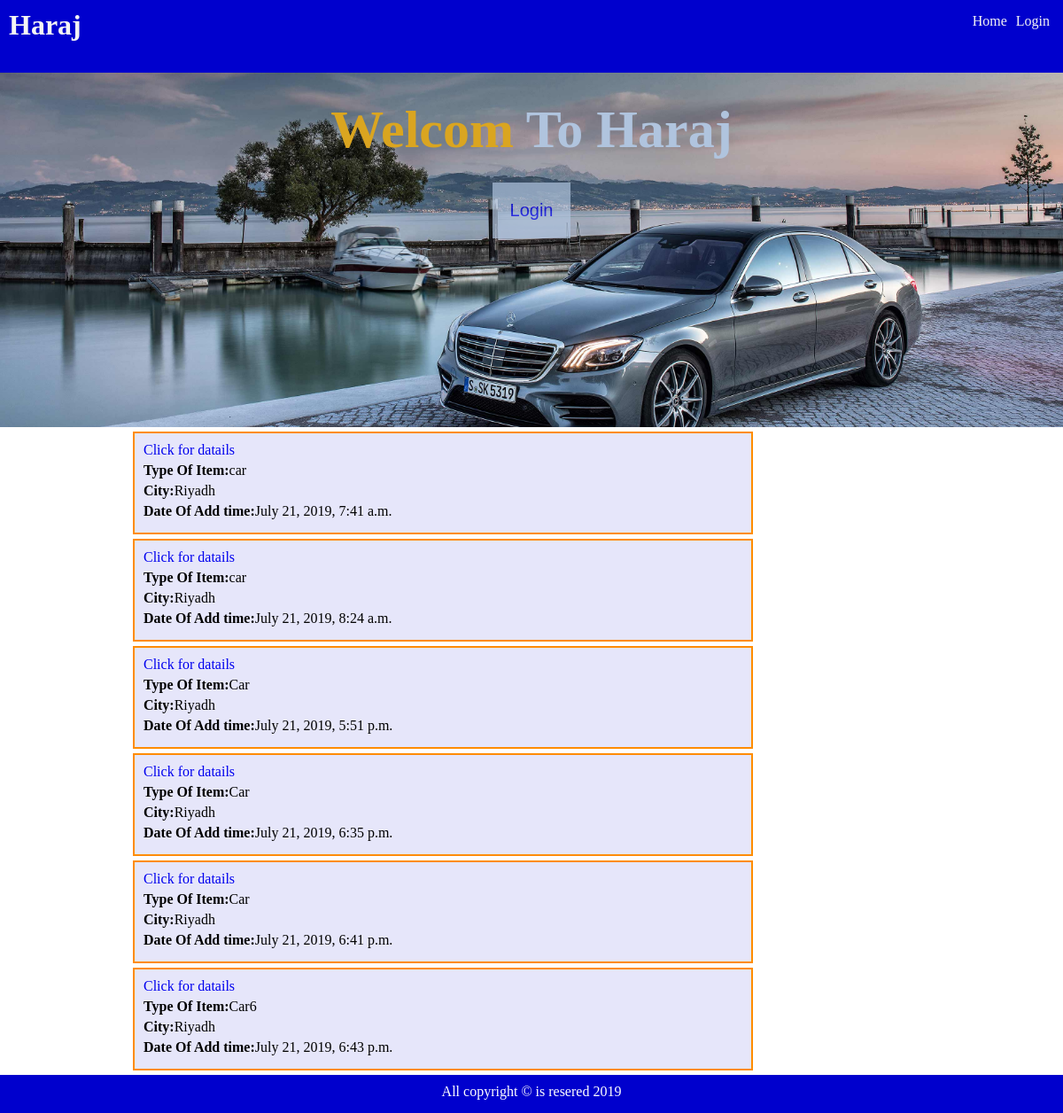
/home/, run on the app's committed database.
### Haraj_app/models.py (models this page shows, shortened)
class Item(models.Model):
    typ= models.CharField(max_length=30)
    phonenum=models.CharField(max_length=10)
    price=models.CharField(max_length=7)
    x={
        ('R','Riyadh'),
        ('J','Jeddah'),
        ('D','Dammam')
    }
    city=models.CharField(max_length=1,choices=x)
    Manufacturer=models.CharField(max_length=30)
    start_on=models.DateTimeField(default=timezone.now)
    picture =models.ImageField(upload_to='items')

### Haraj_app/views.py (the view)
# urls.py: 2. Add a URL to urlpatterns:  path('', views.home, name='home')
def home(request):
    Items= Item.objects.all()
    data ={
        'Items' : Items
    }
    return render(request, 'home.html' ,data)

### templates/home.html (shortened to what this page needs)
{% extends 'base.html' %}
{% load static %}
{% block body %}
<link rel="stylesheet" href="{% static 'all.css'%}">
<div id="homepag">
    <div class="homepage-content">
     <h1 class="wel"><span class="text-primary">Welcom</span> To Haraj</h1>
        <button class="btn"><a class="lin" href="{% url 'login' %}">Login</a></button>
</div>
    </div>
                <div id="home">
                        {% for i in Items %}
                      <div class="box">
                         <p> <a class="lin" href="{% url 'detail' i.id %}">Click for datails</a></p>
                        <p><strong>Type Of Item:</strong>{{i.typ}}</p>
                        <p><strong>City:</strong>{{i.city}} </p>
                        <p><strong> Date Of Add time:</strong>{{i.start_on}}</p>
                         </div>
                         {% endfor %}
                </div>
                           {% endblock %}

### templates/base.html (shortened to what this page needs)
<!DOCTYPE html>
{% load static %}
<html lang="en">
<head>
    <link rel="stylesheet" href="{% static 'style.css'%}">
</head>
<body>
    <div class="navbar">
        <h1>Haraj</h1>
        <ul>
            <li><a href="{% url 'home' %}">Home</a></li>
            {% if user.is_authenticated %}
                <li>{{user.username}}</li>
                <li><a href="{% url  'loguot' %}"> Loguot</a></li>
                <li><a href="{% url 'add' %}">Add</a></li>
            {% else %}
            <li><a href="{% url 'login' %}">Login</a></li>
            {%endif %}
        </ul>
    </div>
        {% block body %}
        {% endblock %}
        <div class="footer">
            <p> All copyright &copy; is resered 2019</p>
        </div>
</body>
</html>

### static/style.css (style rules this page uses)
* { padding: 0; margin: 0; box-sizing: border-box; }
h1,h2,h3,p { margin-bottom: 5px; }
h1 { color:#FF8C00; }
.box { width: 700px; background-color: #E6E6FA; padding: 10px; border: 2px solid #FF8C00; margin: 5px 0; align-items: center; margin-left: 150px; }
.footer { background-color: #0000CD; padding: 10px; color: white; text-align: center; }
.navbar { background-color: #0000CD; padding: 10px; overflow: hidden; }
.navbar h1 { float: left; color: #f4f4f4; }
.navbar ul { float: right; list-style-type: none; }
.navbar ul li { float: left; padding: 5px; }
.navbar ul li a { color: #f4f4f4; text-decoration: none; }

### static/all.css (style rules this page uses)
.text-primary { color:#DAA520; }
h1 { padding-bottom: 20px; }
.btn { background-color: #B0C4DE; color:#00008B ; padding: 20px; font-size: 20px; border: none; cursor: pointer; opacity: 0.7; }
.lin { text-decoration: none; }
#homepag { background-image: url('car4.jpg'); background-repeat: no-repeat; background-position: center ; background-size: cover; height: 400px; }
#homepag .homepage-content .wel { text-align: center; color:#B0C4DE; }
#homepag .homepage-content { text-align: center; color:#B0C4DE; padding-top: 30px; }
#homepag .homepage-content h1 { font-size: 60px; }

### data on the page
Item: typ "car", city "Riyadh", start_on "July 21, 2019, 7:41 a.m."
Item: typ "car", city "Riyadh", start_on "July 21, 2019, 8:24 a.m."
Item: typ "Car", city "Riyadh", start_on "July 21, 2019, 5:51 p.m."
Item: typ "Car", city "Riyadh", start_on "July 21, 2019, 6:35 p.m."
Item: typ "Car", city "Riyadh", start_on "July 21, 2019, 6:41 p.m."
Item: typ "Car6", city "Riyadh", start_on "July 21, 2019, 6:43 p.m."
